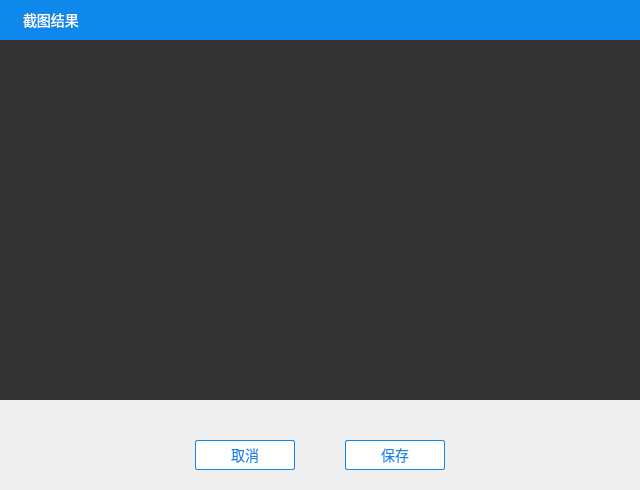
<?xml version="1.0" encoding="UTF-8"?>
<ui version="4.0">
 <class>ZegoImageShowDialog</class>
 <widget class="QDialog" name="ZegoImageShowDialog">
  <property name="geometry">
   <rect>
    <x>0</x>
    <y>0</y>
    <width>640</width>
    <height>490</height>
   </rect>
  </property>
  <property name="minimumSize">
   <size>
    <width>640</width>
    <height>490</height>
   </size>
  </property>
  <property name="maximumSize">
   <size>
    <width>960</width>
    <height>670</height>
   </size>
  </property>
  <property name="windowTitle">
   <string>Dialog</string>
  </property>
  <layout class="QVBoxLayout" name="verticalLayout_2">
   <property name="spacing">
    <number>0</number>
   </property>
   <property name="leftMargin">
    <number>0</number>
   </property>
   <property name="topMargin">
    <number>0</number>
   </property>
   <property name="rightMargin">
    <number>0</number>
   </property>
   <property name="bottomMargin">
    <number>0</number>
   </property>
   <item>
    <layout class="QVBoxLayout" name="verticalLayout">
     <property name="spacing">
      <number>0</number>
     </property>
     <item>
      <widget class="QWidget" name="m_zoneTitle" native="true">
       <property name="sizePolicy">
        <sizepolicy hsizetype="Preferred" vsizetype="Preferred">
         <horstretch>0</horstretch>
         <verstretch>0</verstretch>
        </sizepolicy>
       </property>
       <property name="minimumSize">
        <size>
         <width>0</width>
         <height>40</height>
        </size>
       </property>
       <property name="maximumSize">
        <size>
         <width>16777215</width>
         <height>40</height>
        </size>
       </property>
       <property name="styleSheet">
        <string notr="true">background-color: #0e88eb;</string>
       </property>
       <layout class="QHBoxLayout" name="horizontalLayout_2">
        <property name="spacing">
         <number>0</number>
        </property>
        <property name="leftMargin">
         <number>0</number>
        </property>
        <property name="topMargin">
         <number>0</number>
        </property>
        <property name="rightMargin">
         <number>0</number>
        </property>
        <property name="bottomMargin">
         <number>0</number>
        </property>
        <item>
         <widget class="QLabel" name="m_lbRoomName">
          <property name="styleSheet">
           <string notr="true">padding-left: 20px;
font-family: 微软雅黑;
font-size: 14px;
color: #ffffff;
border: none;</string>
          </property>
          <property name="text">
           <string>截图结果</string>
          </property>
         </widget>
        </item>
        <item>
         <layout class="QHBoxLayout" name="horizontalLayout">
          <property name="spacing">
           <number>0</number>
          </property>
          <property name="leftMargin">
           <number>0</number>
          </property>
          <item>
           <widget class="QPushButton" name="m_bMin">
            <property name="sizePolicy">
             <sizepolicy hsizetype="Fixed" vsizetype="Fixed">
              <horstretch>0</horstretch>
              <verstretch>0</verstretch>
             </sizepolicy>
            </property>
            <property name="minimumSize">
             <size>
              <width>30</width>
              <height>40</height>
             </size>
            </property>
            <property name="maximumSize">
             <size>
              <width>30</width>
              <height>40</height>
             </size>
            </property>
            <property name="focusPolicy">
             <enum>Qt::NoFocus</enum>
            </property>
            <property name="styleSheet">
             <string notr="true">QPushButton{
    border: 1px solid #0e88eb;
    background-color: #0e88eb;
}

QPushButton:hover{
    border: 1px solid #0d80de;
    background-color: #0d80de;
}

QPushButton:hover:pressed{
    border: 1px solid #0d79d1;
    background-color: #0d79d1;
}</string>
            </property>
            <property name="text">
             <string/>
            </property>
            <property name="icon">
             <iconset resource="style.qrc">
              <normaloff>:/Resources/images/min.png</normaloff>:/Resources/images/min.png</iconset>
            </property>
            <property name="flat">
             <bool>true</bool>
            </property>
           </widget>
          </item>
          <item>
           <widget class="QPushButton" name="m_bClose">
            <property name="enabled">
             <bool>true</bool>
            </property>
            <property name="sizePolicy">
             <sizepolicy hsizetype="Fixed" vsizetype="Fixed">
              <horstretch>0</horstretch>
              <verstretch>0</verstretch>
             </sizepolicy>
            </property>
            <property name="minimumSize">
             <size>
              <width>30</width>
              <height>40</height>
             </size>
            </property>
            <property name="maximumSize">
             <size>
              <width>30</width>
              <height>40</height>
             </size>
            </property>
            <property name="focusPolicy">
             <enum>Qt::NoFocus</enum>
            </property>
            <property name="layoutDirection">
             <enum>Qt::LeftToRight</enum>
            </property>
            <property name="styleSheet">
             <string notr="true">QPushButton{
    border: 1px solid #0e88eb;
    background-color: #0e88eb;
}

QPushButton:hover{
    border: 1px solid #0d80de;
    background-color: #0d80de;
}

QPushButton:hover:pressed{
    border: 1px solid #0d79d1;
    background-color: #0d79d1;
}</string>
            </property>
            <property name="text">
             <string/>
            </property>
            <property name="icon">
             <iconset resource="style.qrc">
              <normaloff>:/Resources/images/close.png</normaloff>:/Resources/images/close.png</iconset>
            </property>
            <property name="flat">
             <bool>true</bool>
            </property>
           </widget>
          </item>
         </layout>
        </item>
       </layout>
      </widget>
     </item>
     <item>
      <widget class="QLabel" name="m_ImageShowLabel">
       <property name="minimumSize">
        <size>
         <width>640</width>
         <height>360</height>
        </size>
       </property>
       <property name="maximumSize">
        <size>
         <width>960</width>
         <height>540</height>
        </size>
       </property>
       <property name="styleSheet">
        <string notr="true">background-color: #333333;</string>
       </property>
       <property name="text">
        <string/>
       </property>
       <property name="alignment">
        <set>Qt::AlignCenter</set>
       </property>
      </widget>
     </item>
     <item>
      <spacer name="verticalSpacer_2">
       <property name="orientation">
        <enum>Qt::Vertical</enum>
       </property>
       <property name="sizeType">
        <enum>QSizePolicy::Fixed</enum>
       </property>
       <property name="sizeHint" stdset="0">
        <size>
         <width>20</width>
         <height>40</height>
        </size>
       </property>
      </spacer>
     </item>
     <item>
      <layout class="QHBoxLayout" name="horizontalLayout_3">
       <property name="spacing">
        <number>0</number>
       </property>
       <item>
        <spacer name="horizontalSpacer">
         <property name="orientation">
          <enum>Qt::Horizontal</enum>
         </property>
         <property name="sizeHint" stdset="0">
          <size>
           <width>40</width>
           <height>20</height>
          </size>
         </property>
        </spacer>
       </item>
       <item>
        <widget class="QPushButton" name="m_bQuit">
         <property name="minimumSize">
          <size>
           <width>100</width>
           <height>30</height>
          </size>
         </property>
         <property name="maximumSize">
          <size>
           <width>100</width>
           <height>30</height>
          </size>
         </property>
         <property name="styleSheet">
          <string notr="true">QPushButton:!enabled{
     font-family: 微软雅黑;
     font-size: 14px;
     border: 1px solid #e6e6e6;
     border-radius: 2px;
     background-color: #ffffff;
     color: #e6e6e6;   
}
QPushButton:enabled:!hover{
     font-family: 微软雅黑;
     font-size: 14px;
     border: 1px solid #0e88eb;
     border-radius: 2px;
     background-color: #ffffff;
     color: #0e88eb;   
}

QPushButton:enabled:hover{
    font-family: 微软雅黑;
     font-size: 14px;
     border: 1px solid #0e88eb;
     border-radius: 2px;
     background-color: #0e88eb;
     color: #ffffff;   
}

QPushButton:enabled:hover:pressed{
    font-family: 微软雅黑;
     font-size: 14px;
     border: 1px solid #0e88eb;
     border-radius: 2px;
     background-color: #0d80de;
     color: #ffffff;   
}</string>
         </property>
         <property name="text">
          <string>取消</string>
         </property>
        </widget>
       </item>
       <item>
        <spacer name="horizontalSpacer_2">
         <property name="orientation">
          <enum>Qt::Horizontal</enum>
         </property>
         <property name="sizeType">
          <enum>QSizePolicy::Fixed</enum>
         </property>
         <property name="sizeHint" stdset="0">
          <size>
           <width>50</width>
           <height>20</height>
          </size>
         </property>
        </spacer>
       </item>
       <item>
        <widget class="QPushButton" name="m_bSave">
         <property name="minimumSize">
          <size>
           <width>100</width>
           <height>30</height>
          </size>
         </property>
         <property name="maximumSize">
          <size>
           <width>100</width>
           <height>30</height>
          </size>
         </property>
         <property name="styleSheet">
          <string notr="true">QPushButton:!enabled{
     font-family: 微软雅黑;
     font-size: 14px;
     border: 1px solid #e6e6e6;
     border-radius: 2px;
     background-color: #ffffff;
     color: #e6e6e6;   
}
QPushButton:enabled:!hover{
     font-family: 微软雅黑;
     font-size: 14px;
     border: 1px solid #0e88eb;
     border-radius: 2px;
     background-color: #ffffff;
     color: #0e88eb;   
}

QPushButton:enabled:hover{
    font-family: 微软雅黑;
     font-size: 14px;
     border: 1px solid #0e88eb;
     border-radius: 2px;
     background-color: #0e88eb;
     color: #ffffff;   
}

QPushButton:enabled:hover:pressed{
    font-family: 微软雅黑;
     font-size: 14px;
     border: 1px solid #0e88eb;
     border-radius: 2px;
     background-color: #0d80de;
     color: #ffffff;   
}</string>
         </property>
         <property name="text">
          <string>保存</string>
         </property>
        </widget>
       </item>
       <item>
        <spacer name="horizontalSpacer_3">
         <property name="orientation">
          <enum>Qt::Horizontal</enum>
         </property>
         <property name="sizeHint" stdset="0">
          <size>
           <width>40</width>
           <height>20</height>
          </size>
         </property>
        </spacer>
       </item>
      </layout>
     </item>
     <item>
      <spacer name="verticalSpacer">
       <property name="orientation">
        <enum>Qt::Vertical</enum>
       </property>
       <property name="sizeType">
        <enum>QSizePolicy::Fixed</enum>
       </property>
       <property name="sizeHint" stdset="0">
        <size>
         <width>20</width>
         <height>20</height>
        </size>
       </property>
      </spacer>
     </item>
    </layout>
   </item>
  </layout>
 </widget>
 <resources>
  <include location="style.qrc"/>
 </resources>
 <connections/>
</ui>
